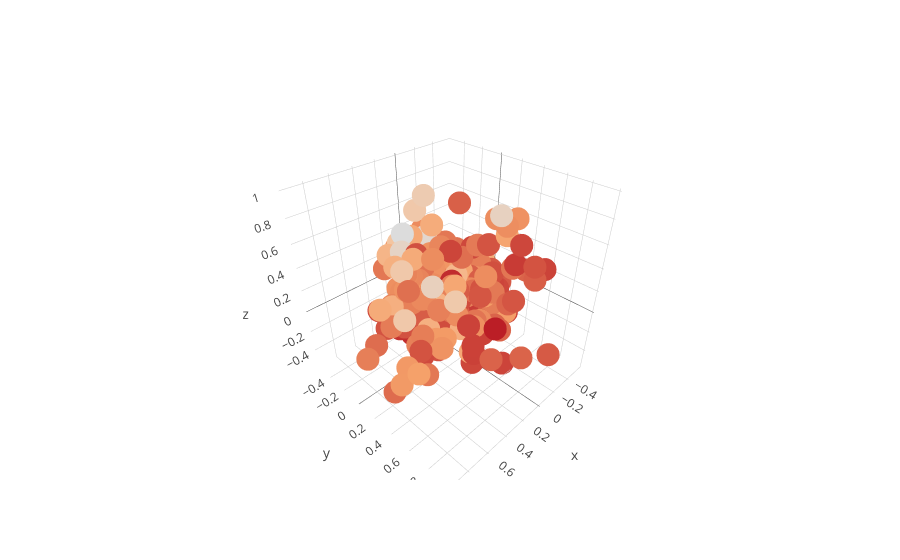

Notebook cell for this chart:
### Markdown cell above
## 3D Scatter Plot
Using principle component analysis to reduce the dimensions of the dataset to three and create a matrix suitable to generate the following plot.The lesser the distance between any two songs the larger the similarities in their traits

### Code cell
chosen = ["energy", "liveness", "tempo", "valence", "loudness", "speechiness", "acousticness", "danceability", "instrumentalness","plays"]
text1 = modSpot["artist"] + " - " + modSpot["song_title"]
text2 = text1.values

# X = data_frame.drop(droppable, axis=1).values
X = modSpot[chosen].values
y = modSpot["danceability"].values

min_max_scaler = MinMaxScaler()
X = min_max_scaler.fit_transform(X)

pca = PCA(n_components=3)
pca.fit(X)

X = pca.transform(X)

import plotly.offline as py
py.init_notebook_mode(connected=True)
import plotly.graph_objs as go
import plotly.tools as tls

trace = go.Scatter3d(
    x=X[:,0],
    y=X[:,1],
    z=X[:,2],
    text=text2,
    mode="markers",
    marker=dict(
        size=8,
        color=y
    )
)

fig = go.Figure(data=[trace])
py.iplot(fig, filename="test-graph")

### Figure 1 — Plotly figure (JSON) as saved in the notebook; plotly's stock layout.template omitted (floating-point values rounded to 4 significant figures; data arrays with more than 128 entries replaced by an {"elided": "..."} marker saying what was removed)
{"data": [{"marker": {"color": {"elided": "255 float values"}, "size": 8}, "mode": "markers", "text": {"elided": "255 str values"}, "type": "scatter3d", "x": {"elided": "255 float values"}, "y": {"elided": "255 float values"}, "z": {"elided": "255 float values"}}], "layout": {}}
